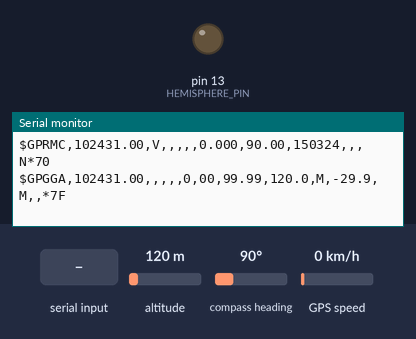
Bench run of a sketch on a simulated Arduino Uno, built with avr-gcc and run on an emulated ATmega328P. Shown: output pins drawn as LEDs (lit = HIGH), the last lines printed to the serial monitor. The test bench sets the inputs (shaded band); at power-on: altitude 120 m, compass heading 90°, GPS speed 0 km/h. The GPS gets a fix after 3 s at 37.7749, -122.4194 with 8 satellites.

Above: at 1.2 s.
1.3 s: altitude set to 20 m
At 2.8 s:
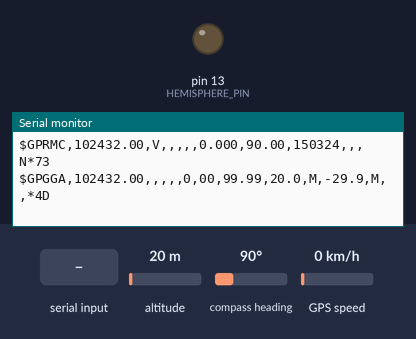
4.5 s: "1" received over the second serial link
At 4.9 s:
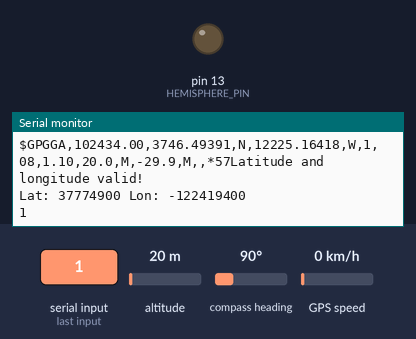
7.5 s: compass heading set to 269°
At 8.5 s:
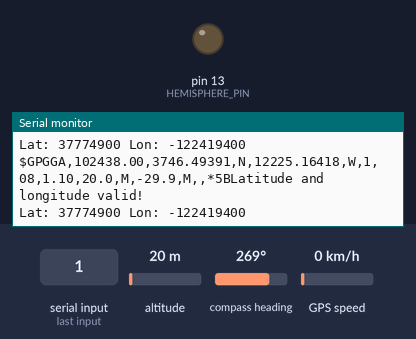

The sketch:

tinyGPS.ino
```cpp
// Another simple sketch to detect the Southern Hemisphere
// Assumes: LED on pin 13, GPS connected to pins 2/3
// (Optional) Serial debug console attached to hardware serial port 0/1

#include "TinyGPS.h"
#include "SoftwareSerial.h"

#define HEMISPHERE_PIN 13
#define GPS_RX_PIN 2
#define GPS_TX_PIN 3

TinyGPS gps; // create a TinyGPS object
SoftwareSerial ss(GPS_RX_PIN, GPS_TX_PIN); // create soft serial object

void setup()
{
  Serial.begin(115200); // for debugging
  ss.begin(9600); // Use Soft Serial object to talk to GPS
  pinMode(HEMISPHERE_PIN, OUTPUT);
  digitalWrite(HEMISPHERE_PIN, LOW); // turn off LED to start
}
void loop()
{
  while (ss.available())
  {
    int c = ss.read();
    Serial.write(c); // display NMEA data for debug
    // Send each byte to encode()
    // Check for new position if encode() returns "True"
    if (gps.encode(c))
    {
      long lat, lon;
     unsigned long fix_age;
    gps.get_position(&lat, &lon, &fix_age);
    if (fix_age == TinyGPS::GPS_INVALID_AGE )
      Serial.println("No fix ever detected!");
    else if (fix_age > 2000)
      Serial.println("Data is getting STALE!");
    else
      Serial.println("Latitude and longitude valid!");

      Serial.print("Lat: ");
      Serial.print(lat);
      Serial.print(" Lon: ");
      Serial.println(lon);
    }
  }
}
```

Measured:
- after the input at 1.3 s, the serial monitor: prints a new line after 0.72 s (image 1)
- after the input at 4.5 s, the serial monitor: prints a new line at once (image 2)
- after the input at 7.5 s, the serial monitor: prints a new line after 0.51 s (image 3)
